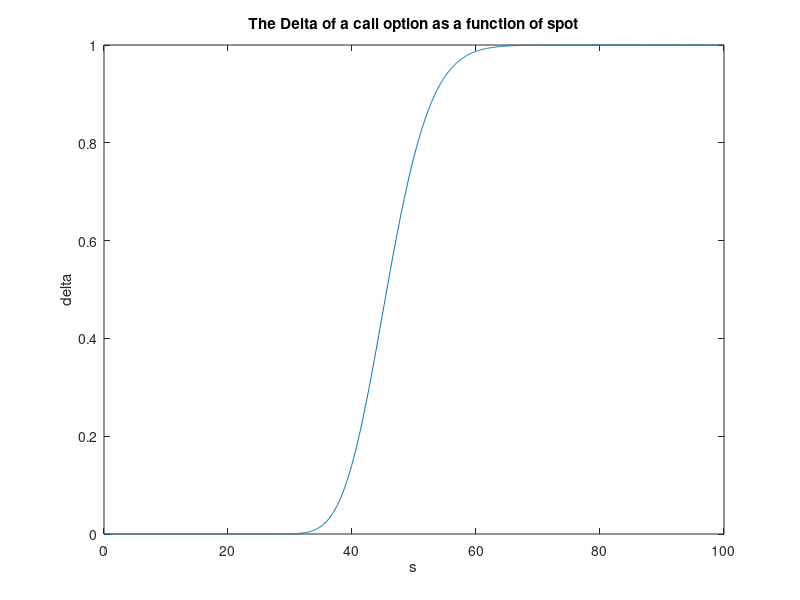
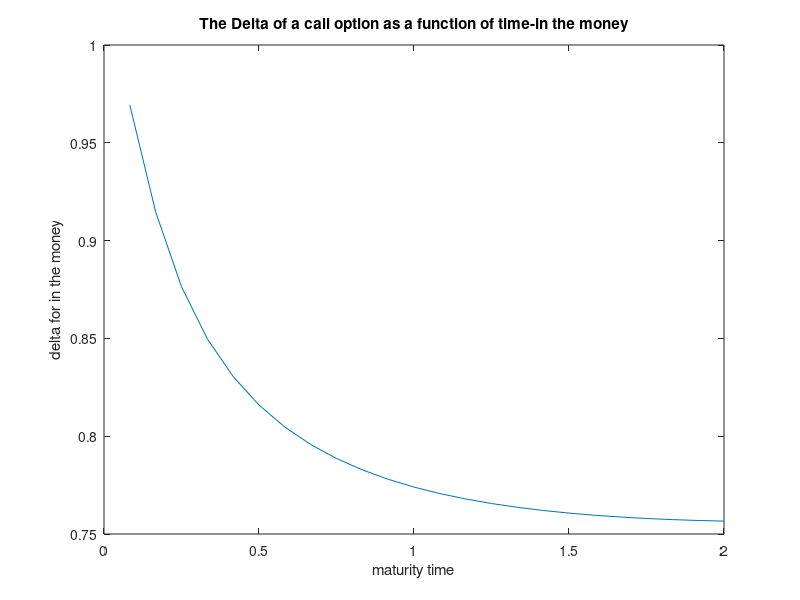
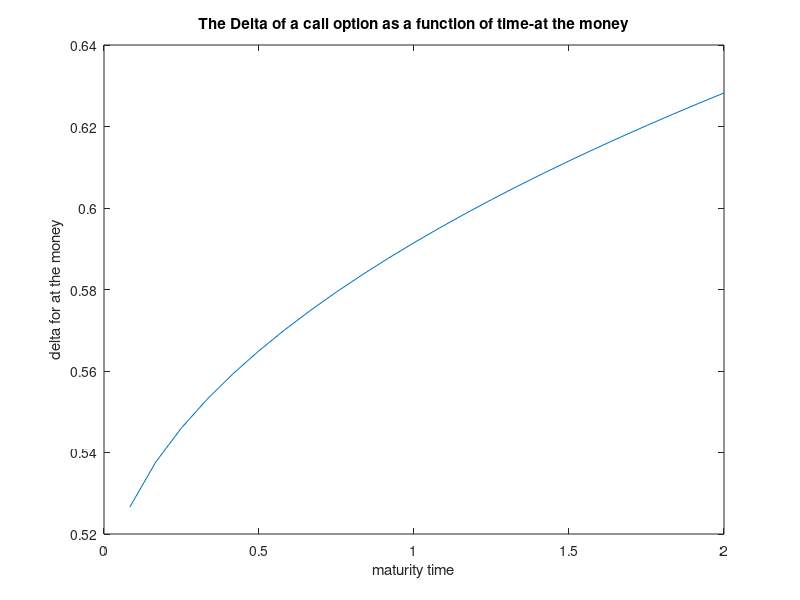
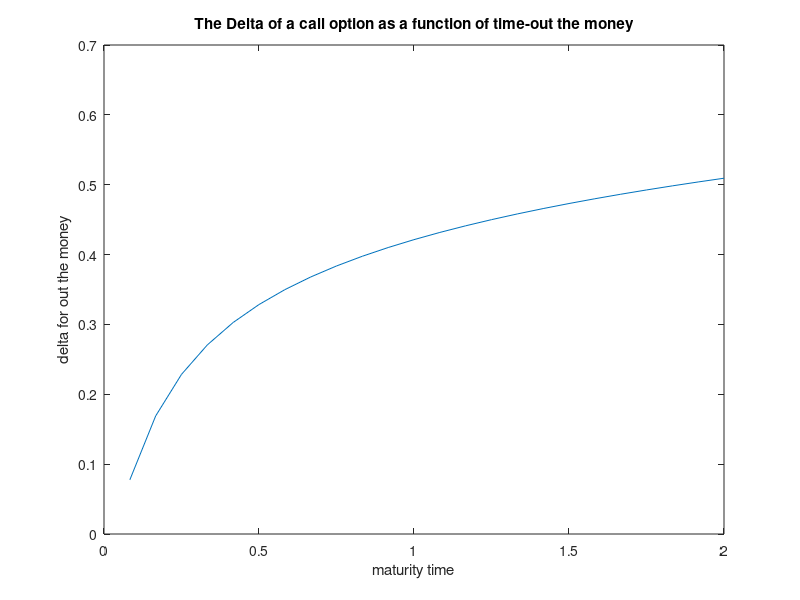

The MATLAB source for these figures, in order:
clear; clc;
s=[0.1:0.1:100]';
k=46;
r=0.0077;
vol=0.4266;
t=1/12;
%delta
delta = blsdelta(s,k,r,t,vol);
%graph1
figure;
plot(s,delta);
title('The Delta of a call option as a function of spot');
ylabel('delta');
xlabel('s');

%graph2
t_2yrs=[1/12:1/12:2];
s_last_day=49.95;
k_in_the_money=40;
delta_in_the_money = blsdelta(s_last_day,k_in_the_money,r,t_2yrs,vol);
figure;
plot(t_2yrs,delta_in_the_money);
title('The Delta of a call option as a function of time-in the money');
ylabel('delta for in the money');
xlabel('maturity time');

k_at_the_money=49.95;
delta_at_the_money = blsdelta(s_last_day,k_at_the_money,r,t_2yrs,vol);
figure;
plot(t_2yrs,delta_at_the_money);
title('The Delta of a call option as a function of time-at the money');
ylabel('delta for at the money');
xlabel('maturity time');

k_out_the_money=60;
delta_out_the_money = blsdelta(s_last_day,k_out_the_money,r,t_2yrs,vol);
figure;
plot(t_2yrs,delta_out_the_money);
title('The Delta of a call option as a function of time-out the money');
ylabel('delta for out the money');
xlabel('maturity time');

%gamma
gamma = blsgamma(s,k,r,t,vol);
%graph3
figure;
plot(s,gamma);
title('The Gamma of a call option as a function of spot');
ylabel('gamma');
xlabel('s');

%vega
vega = blsvega(s,k,r,t,vol);

%graph4
vol_to1=[0.05:0.05:1];
vega_vol = blsvega(s_last_day,k,r,t,vol_to1);
figure;
plot(vol_to1,vega_vol);
title('The Vega of a call option as a function of volatility');
ylabel('vega');
xlabel('vol');

figure;
plot(s,vega);
title('The Vega of a call option as a function of spot');
ylabel('vega');
xlabel('s');

t_2yrs=[1/12:1/12:2];
vega_time = blsvega(s_last_day,k,r,t_2yrs,vol);
figure;
plot(t_2yrs,vega_time);
title('The vega of a call option as a function of time');
ylabel('vega');
xlabel('maturity time');

%rho
rho = blsrho(s,k,r,t,vol);

%theta
theta = blstheta(s,k,r,t,vol);
